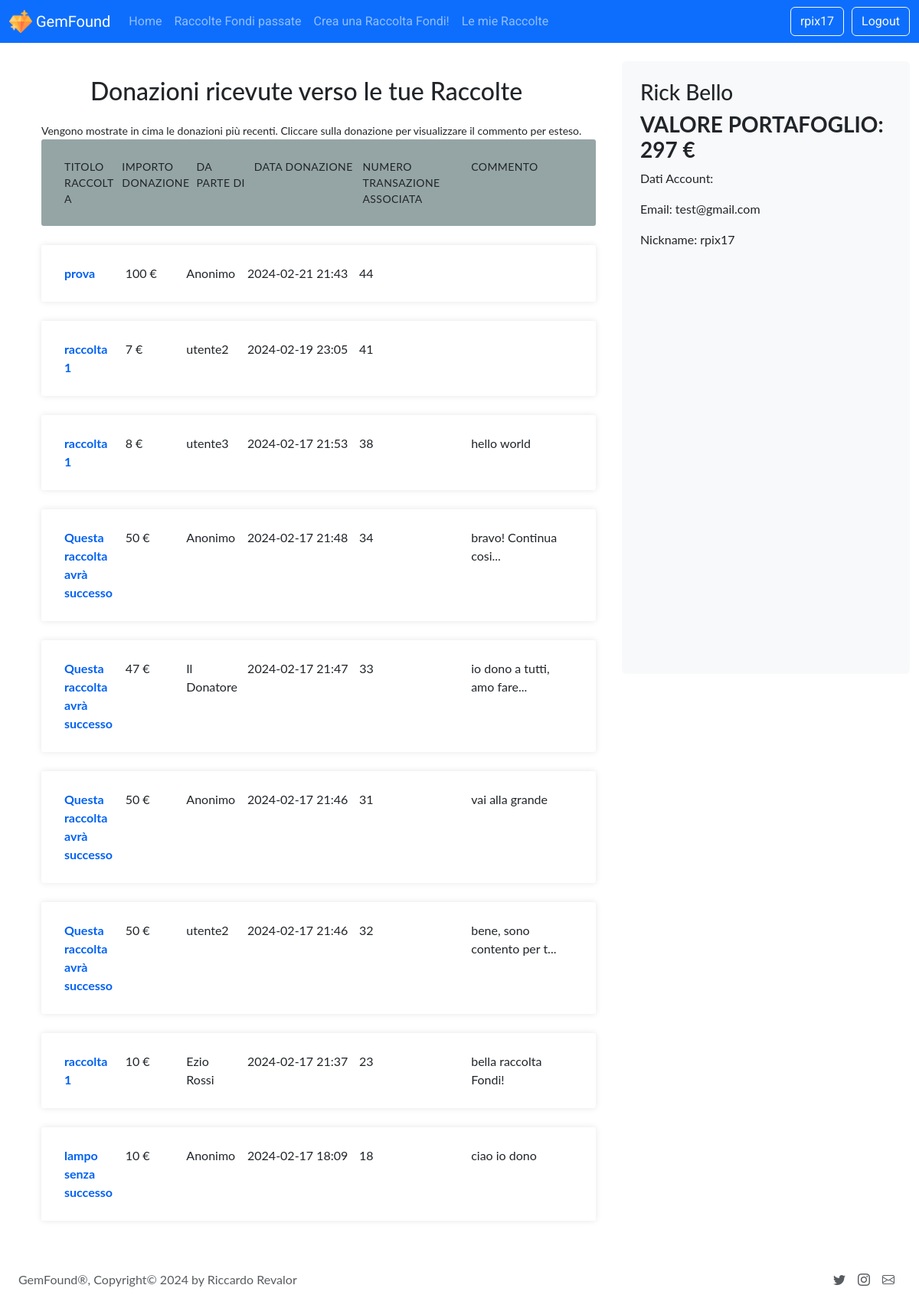
Screenshot of /account/7 (signed in) with the database file from the repository.
### tables this page shows
CREATE TABLE "Utenti" (
	"UserNickName"	TEXT NOT NULL UNIQUE,
	"UserID"	INTEGER NOT NULL UNIQUE,
	"Password"	TEXT NOT NULL,
	"UserMail"	TEXT NOT NULL UNIQUE,
	"Nome"	TEXT NOT NULL,
	"Cognome"	TEXT NOT NULL,
	"Ptf"	INTEGER NOT NULL DEFAULT 0,
	PRIMARY KEY("UserID" AUTOINCREMENT)
);

CREATE TABLE "Raccolte" (
	"RacID"	INTEGER NOT NULL UNIQUE,
	"UserID"	INTEGER NOT NULL,
	"Successo"	NUMERIC NOT NULL,
	"Open"	NUMERIC NOT NULL DEFAULT 1,
	"TotaleRaccolto"	INTEGER NOT NULL DEFAULT 0,
	"Target"	INTEGER NOT NULL,
	"Title"	TEXT NOT NULL,
	"Description"	TEXT NOT NULL,
	"ActivationDate"	TEXT NOT NULL,
	"ActivationTime"	TEXT NOT NULL,
	"CloseDate"	TEXT NOT NULL,
	"CloseTime"	TEXT NOT NULL,
	"Min"	INTEGER NOT NULL,
	"Max"	INTEGER NOT NULL,
	"Type"	NUMERIC NOT NULL DEFAULT 0,
	"Img"	TEXT DEFAULT 0,
	PRIMARY KEY("RacID" AUTOINCREMENT)
);

CREATE TABLE "Donazioni" (
	"RacID"	INTEGER NOT NULL,
	"NomeVisualizzato"	TEXT NOT NULL,
	"Importo"	INTEGER NOT NULL,
	"Commento"	TEXT NOT NULL DEFAULT 0,
	"numTransazione"	INTEGER NOT NULL UNIQUE,
	"UserID"	INTEGER NOT NULL DEFAULT -1,
	"Data"	TEXT NOT NULL,
	PRIMARY KEY("numTransazione" AUTOINCREMENT)
);

### app.py (the view)
@app.route('/account/<int:id>')
@login_required
def account(id):
  if id != current_user.id:
    flash('Non puoi accedere a questa pagina!')
    return redirect(url_for('index'))
  racs = rac_dao.getRacsByUserID(id)
  if not racs:
    flash('Non hai ancora creato nessuna Raccolta Fondi!')
    return redirect(url_for('index'))
  for rac in racs: checkRacOpen(rac) # aggiorna raccolte e in caso aggiorna ptf
  user = user_dao.get_user_by_id(id) # prendi valore ptf aggiornato dopo il check sulle raccolte
  dons = []
  for rac in racs:
    d = don_dao.getDonationsByRacID(rac['RacID'])
    if d:
      for don in d:
        don = dict(don)
        don['RacTitle'] = rac['Title']
        dons.append(don)
  if not dons:
    flash('Non hai ancora ricevuto nessuna donazione!')
  dons = sorted(dons, key=lambda k: datetime.datetime.strptime(k['Data'], '%Y-%m-%d %H:%M'), reverse=True)
  return render_template('myaccount.html', donazioni=dons, raccolte=racs, ptfValue = user['Ptf'])

### app.py (called while the page is built)
def updatePtf(rac):
  ptfOld = user_dao.user_GetPtf(rac['UserID'])
  if not ptfOld: return False
  ptfOld = int(ptfOld['Ptf'])
  money = int(rac['TotaleRaccolto'])
  if money >= int(rac['Target']):
    ptfNew = ptfOld + money
    if ptfNew > ptfOld: user_dao.user_SetPtf(rac['UserID'], ptfNew)
  return True

@login_manager.user_loader
def load_user(user_id):
  db_user = user_dao.get_user_by_id(user_id)
  utente = User(UserID=db_user['UserID'],
  Nome=db_user['Nome'],
  Cognome=db_user['Cognome'],
  UserMail=db_user['UserMail'],
  Password=db_user['Password'],
  UserNickName=db_user['UserNickName'],
  Ptf=db_user['Ptf'])
  return utente

### don_dao.py (called while the page is built)
def getDonationsByRacID(id):
    connection = sqlite3.connect(db)
    connection.row_factory = sqlite3.Row
    cursor = connection.cursor()
    donations = cursor.execute('SELECT * FROM Donazioni WHERE RacID = ?', (id,)).fetchall()
    cursor.close()
    connection.close()
    return donations

### rac_dao.py (called while the page is built)
def getRacsByUserID(id):
    connection = sqlite3.connect(db)
    connection.row_factory = sqlite3.Row
    cursor = connection.cursor()
    racs = cursor.execute('SELECT * FROM Raccolte WHERE UserID = ?', (id,)).fetchall()
    cursor.close()
    connection.close()
    return racs

def RacSetState(id, state):
    result = False
    sql = 'UPDATE Raccolte SET Open = ? WHERE RacID = ?'
    connection = sqlite3.connect(db)
    connection.row_factory = sqlite3.Row
    cursor = connection.cursor()
    try:
        cursor.execute(sql, (state, id))
        connection.commit()
        result = True
    except Exception as e:
        print('Error', str(e))
        connection.rollback()
        result = False
    cursor.close()
    connection.close()
    return result

### user_dao.py (called while the page is built)
def get_user_by_id(id):
    conn = sqlite3.connect(db)
    conn.row_factory = sqlite3.Row
    cursor = conn.cursor()
    sql = 'SELECT * FROM Utenti WHERE UserID = ?'
    cursor.execute(sql, (id,))
    user = cursor.fetchone()
    cursor.close()
    conn.close()
    return user

def user_GetPtf(id):
    conn = sqlite3.connect(db)
    conn.row_factory = sqlite3.Row
    cursor = conn.cursor()
    sql = 'SELECT Ptf FROM Utenti WHERE UserID = ?'
    cursor.execute(sql, (id,))
    ptf = cursor.fetchone()
    cursor.close()
    conn.close()
    return ptf #ritorna il ptf dell'utente

### templates/myaccount.html (shortened to what this page needs)
{% extends "base.html" %}
{% block content %}
<link href="{{ url_for('static', filename='tablestyle.css') }}" rel="stylesheet">
<div class="row">
<main class="col-lg-8 col-12">
<div class="container">
    <h2>Donazioni ricevute verso le tue Raccolte</h2>
    <ul class="responsive-table">
      <small>Vengono mostrate in cima le donazioni pi&ugrave; recenti. Cliccare sulla donazione per visualizzare il commento per esteso.</small>
      <li class="table-header">
        <div class="col col-1">Titolo Raccolta</div>
        <div class="col col-2">Importo donazione</div>
        <div class="col col-3">Da parte di</div>
        <div class="col col-4">Data donazione</div>
        <div class="col col-4">Numero Transazione associata</div>
        <div class="col col-4">Commento</div>
      </li>
      {% for don in donazioni %}
      <li class="table-row grey-selected" data-transazione="{{ don.numTransazione |e }}">
        <div class="col col-1 boldtext" data-label="Titolo Raccolta">{{ don.RacTitle |e }}</div>
        <div class="col col-2" data-label="Importo Donazione">{{ don.Importo |e }} &euro;</div>
        <div class="col col-3" data-label="Nome Donatore">{{ don.NomeVisualizzato |e }}</div>
        <div class="col col-4" data-label="Data">{{ don.Data |e }}</div>
        <div class="col col-4" data-label="Num Transazione">{{ don.numTransazione |e }}</div>
        <div class="col col-4 Commento" data-label="DonCommento">{{ don.Commento |e }}</div>
      </li>
    {% endfor %}
    </ul>
</div>
</main>
<aside class="col-lg-4 col-12">
 <div class="p-4 mb-3 bg-light rounded">
    <h3>{{ current_user.name  ~' '~ current_user.surname |e }}</h3>
    <h3><strong>VALORE PORTAFOGLIO: {{ ptfValue |e}} &euro;</strong></h3>
    <p>Dati Account:</p>
    <p>Email: {{ current_user.mail |e }}</p>
    <p>Nickname: {{ current_user.nickname |e }}</p>
</div>
</aside>
{% endblock %}

### templates/base.html (shortened to what this page needs)
<!DOCTYPE html>
<html lang="it">
  <head>
    <link href="https://cdn.jsdelivr.net/npm/bootstrap@5.3.2/dist/css/bootstrap.min.css" rel="stylesheet">
    <link rel="stylesheet" href="https://cdn.jsdelivr.net/npm/bootstrap-icons@1.10.2/font/bootstrap-icons.css">
    <link rel="stylesheet" href="{{ url_for('static', filename='style.css') }}">
  </head>
  <body>
    <header>
      <nav class="navbar fixed-top navbar-dark navbar-expand-lg bg-primary" id="barra-navigazione">
        <div class="container-fluid">
          <a class="navbar-brand protest-riot-regular">
            <img src="{{ url_for('static', filename='premium.png') }}" alt="Logo" width="30" height="30" class="d-inline-block align-top" />
            GemFound
        </a>
          <div class="collapse navbar-collapse" id="navbarSupportedContent">
            <ul class="navbar-nav me-auto mb-2 mb-lg-0">
              <li class="nav-item">
                <a class="nav-link testo" aria-current="page" href="/">Home</a>
              </li>
              <li class="nav-item">
                <a class="nav-link testo" href="{{ url_for('raccoltepassate') }}">Raccolte Fondi passate</a>
              </li>
              {% if current_user.is_authenticated %}
              <li class="nav-item">
                <a class="nav-link testo" href="{{ url_for('newraccolta') }}">Crea una Raccolta Fondi!</a>
              </li>
              <li class="nav-item">
                <a class="nav-link testo" href="{{ url_for('mieraccolte') }}">Le mie Raccolte</a>
              </li>
              {% endif %}
            </ul>
            {% if current_user.is_authenticated %}
            <a href="/account/{{ current_user.id |e }}" class="btn btn-outline-light testo" title="AccountInfo">{{ current_user.nickname |e }}</a>
            <a href="{{ url_for('logout') }}" class="btn btn-outline-light testo" title="Logout">Logout</a>
            {% endif %}
          </div>
        </div>
      </nav>
    </header>
    <div class="container-fluid under-nav">
      {%block content %}{% endblock %}
    </div>
    <div class="container-fluid">
      <footer class="d-flex flex-wrap justify-content-between align-items-center py-3 my-4 me-2">
        <div class="col-md-4 d-flex align-items-center">
          <span class="mb-3 mb-md-0 text-muted">GemFound&#174;, Copyright&#169; 2024 by Riccardo Revalor</span>
        </div>
        <ul class="nav col-md-4 justify-content-end list-unstyled d-flex">
          <li class="ms-3"><a class="text-muted" href="#"><i class="bi bi-twitter"></i></a></li>
          <li class="ms-3"><a class="text-muted" href="#"><i class="bi bi-instagram"></i></a></li>
          <li class="ms-3"><a class="text-muted" href="#"><i class="bi bi-envelope"></i></a></li>
        </ul>
      </footer>
    </div>
  </body>
</html>

### static/style.css (style rules this page uses)
.under-nav { margin-top: 80px; max-width: 100%; }
.testo { font-family: 'Roboto', system-ui, Arial, sans-serif; }
.protest-riot-regular { font-family: "Protest Riot", 'Roboto', system-ui, Arial, sans-serif; font-weight: 400; font-style: normal; }

### static/tablestyle.css (style rules this page uses)
body { font-family: 'lato', Arial, sans-serif; }
.container { max-width: 100%; margin-left: auto; margin-right: auto; padding-left: 10px; padding-right: 10px; }
.p-4.mb-3.bg-light.rounded { min-height: 100vh; }
.boldtext { font-weight: bold; color: #0061f2; }

### rows the page displays
Utenti: nickname "rpix17", Nome+Cognome "Rick Bello", Ptf "297", mail "test@gmail.com"
Raccolte: RacTitle "prova"
Donazioni: NomeVisualizzato "Anonimo", Data "2024-02-21 21:43"
Raccolte: RacTitle "raccolta 1" "raccolta 1" "raccolta 1"
Donazioni: NomeVisualizzato "utente2", Data "2024-02-19 23:05"
Donazioni: NomeVisualizzato "utente3", Data "2024-02-17 21:53", Commento "hello world"
Raccolte: RacTitle "Questa raccolta avrà successo" "Questa raccolta avrà successo" "Questa raccolta avrà successo" "Questa raccolta avrà successo"
Donazioni: NomeVisualizzato "Anonimo", Data "2024-02-17 21:48", Commento "bravo! Continua cosi..."
Donazioni: NomeVisualizzato "Il Donatore", Data "2024-02-17 21:47"
Donazioni: NomeVisualizzato "Anonimo", Data "2024-02-17 21:46", Commento "vai alla grande"
Donazioni: NomeVisualizzato "utente2", Data "2024-02-17 21:46"
Donazioni: NomeVisualizzato "Ezio Rossi", Data "2024-02-17 21:37", Commento "bella raccolta Fondi!"
Raccolte: RacTitle "lampo senza successo"
Donazioni: NomeVisualizzato "Anonimo", Data "2024-02-17 18:09", Commento "ciao io dono"

### other values shown
{{ don.Importo |e }} "100" "7" "8" "50" "47" "50" "50" "10" "10"
{{ don.numTransazione |e }} "44" "41" "38" "34" "33" "31" "32" "23" "18"
